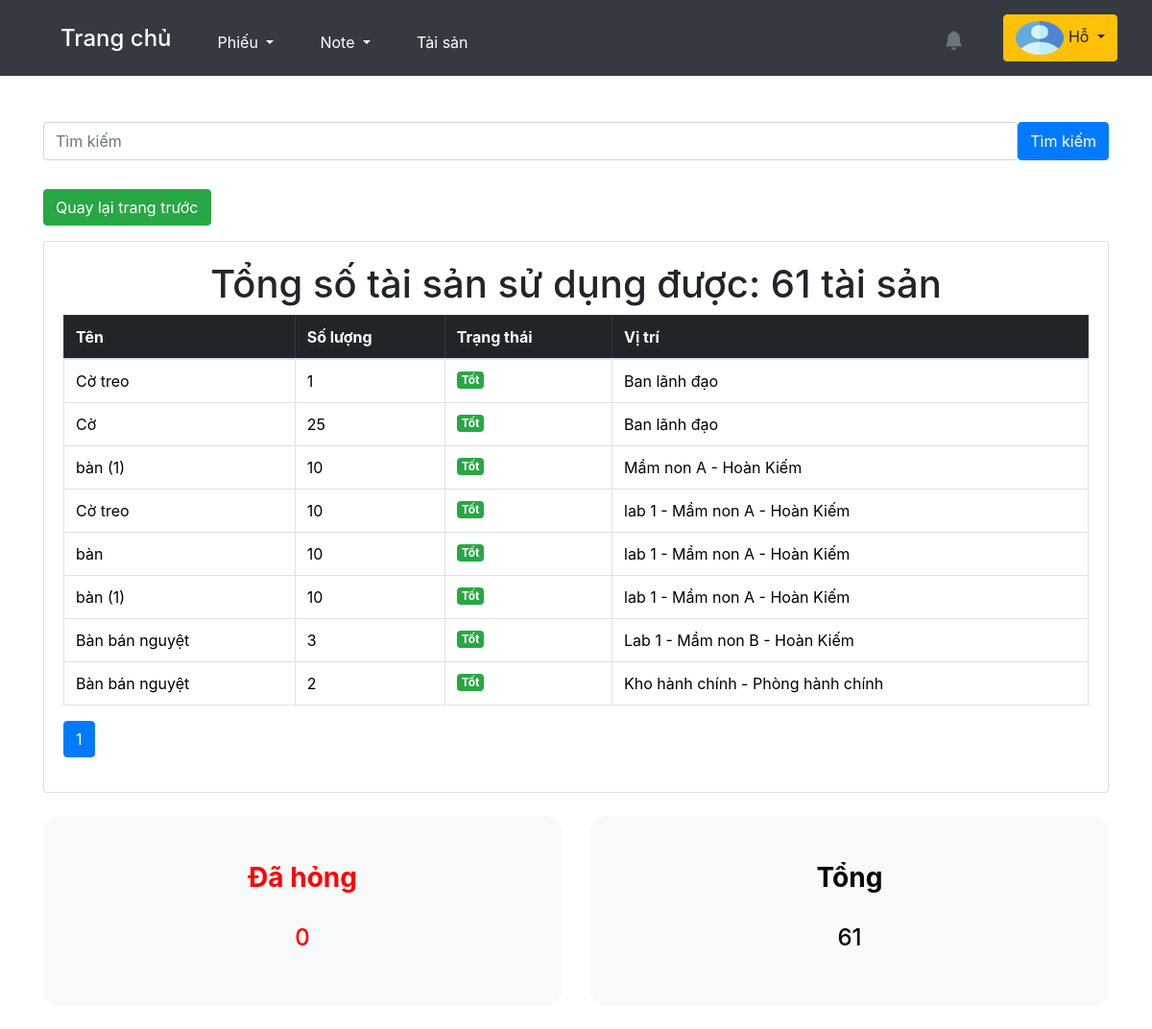
The page /asset/all_active_asset (signed in) on the database its author committed.
### accounts/models.py (models this page shows, shortened)
class User(AbstractUser):
    is_customer = models.BooleanField(default=False)
    is_engineer = models.BooleanField(default=False)
    email = models.EmailField(unique=False)
    username = models.CharField(max_length=1000, unique=True)
    first_name = models.CharField(max_length=20, default='')
    last_name = models.CharField(max_length=100, default='')
    avatar = ProcessedImageField(upload_to=user_directory_path,
                                 processors=[ResizeToFill(500, 500)],
                                 format='PNG',  # Đổi từ JPEG sang PNG
                                 options={'quality': 90},
                                 default='avatars/avt.jpg',
                                 blank=True,
                                 null=True)
    avatar_small = ImageSpecField(source='avatar',
                                  processors=[ResizeToFill(100, 100)],
                                  format='PNG',
                                  options={'quality': 50})
    avatar_medium = ImageSpecField(source='avatar',
                                   processors=[ResizeToFill(500, 500)],
                                   format='PNG',
                                   options={'quality': 90})
    school = models.CharField(max_length=200, null=True)
    PLACES_CHOICES = (
        ('Ban lãnh đạo','Ban lãnh đạo'),
        ('Phòng mầm non 1', 'Phòng mầm non 1'),
        ('Phòng mầm non 2', 'Phòng mầm non 2'),
        ('Phòng mầm non 3', 'Phòng mầm non 3'),
        ('Phòng tiểu học', 'Phòng tiểu học'),
        ('Phòng hành chính', 'Phòng hành chính'),
        ('Ban kiểm soát', 'Ban kiểm soát'),
        ('Phòng kế toán', 'Phòng kế toán'),
        ('Phòng kinh doanh marketing', 'Phòng kinh doanh marketing'),
        ('Phòng nhân sự', 'Phòng nhân sự'),
        ('Học viện Enspire Láng Hạ','Học viện Enspire Láng Hạ'),
        ('Enspire Hải Phòng', 'Enspire Hải Phòng'),
        ('Phòng công nghệ', 'Phòng công nghệ'),
        ('Phòng R&D mầm non', 'Phòng R&D mầm non'),
    )
    work_place = models.CharField(max_length=50, default='', blank=True, null=True)
    date_of_birth = models.DateField(null=True, blank=True)
    phone_regex = RegexValidator (regex=r'^\+?1?\d{9,15}$', message="Lỗi, hãy nhập lại!")
    phone = models.CharField(validators=[phone_regex], max_length=10, blank=True)
    GENDER_CHOICES = (
        ('Nam', 'Male'),
        ('Nữ', 'Female'),
        ('Khác', 'Other'),
    )
    gender = models.CharField(max_length=4, choices=GENDER_CHOICES, blank=True, null=True)
    title = models.CharField(max_length=1000, default='')

### asset/models.py (models this page shows, shortened)
class Asset(models.Model):
    ASSET_STATUS_CHOICES = [
        ('Tốt', 'Tốt'),
        ('Hỏng', 'Hỏng'),
    ]
    name = models.CharField(max_length=150)
    asset_amount = models.IntegerField(validators= [MinValueValidator(1)], default= 1, null=False)
    asset_status = models.CharField(max_length=10, choices=ASSET_STATUS_CHOICES, default= 'Tốt', null=False)
    school = models.ForeignKey(School, on_delete=models.CASCADE, null=True, blank=True)
    lab_room = models.ForeignKey(LabRoom, on_delete=models.CASCADE, null=True, blank=True)
    district = models.ForeignKey(District, on_delete=models.CASCADE, null=True, blank=True)
    department = models.ForeignKey(Department, on_delete=models.CASCADE,related_name='assets', null=True, blank=True)
    created_at = models.DateTimeField(auto_now_add=True, editable=False)

class Department(models.Model):
    name = models.CharField(max_length=50, unique=True)

### asset/views.py (the view)
# urls.py: path('all_active_asset', views.all_active_asset, name = 'all_active_asset'),
@login_required
def all_active_asset(request):
    query = request.GET.get('q')
    departments = Department.objects.all()
    if query:
        departments = departments.filter(
            Q(name__icontains=query) |  # Tìm theo tên phòng ban
            Q(district__school__labroom__asset__name__icontains=query) |  # Tìm theo tên tài sản
            Q(district__school__name__icontains=query)  # Tìm theo tên trường
        ).distinct()
    assets_list = []  # List để chứa các tài sản hỏng
    total_asset_count = 0
    total_active_asset_count = 0
    total_broken_asset_count = 0
    for department in departments:
        department_assets_aggregate = Asset.objects.filter(
            Q(lab_room__school__district__department=department) |
            Q(district__department=department) |
            Q(school__district__department=department) |
            Q(department=department)
        ).aggregate(
            total_amount=Coalesce(Sum('asset_amount'), Value(0)),
            total_active=Coalesce(Sum('asset_amount', filter=Q(asset_status='Tốt')), Value(0)),
            total_broken=Coalesce(Sum('asset_amount', filter=Q(asset_status='Hỏng')), Value(0))
        )
        department_asset_count = department_assets_aggregate['total_amount']
        department_active_asset_count = department_assets_aggregate['total_active']
        department_broken_asset_count = department_assets_aggregate['total_broken']
        total_asset_count += department_asset_count
        total_active_asset_count += department_active_asset_count
        total_broken_asset_count += department_broken_asset_count
        if "Ban lãnh đạo" in department.name:
            for asset in department.assets.filter(asset_status='Tốt'):
                assets_list.append({
                    'type': 'asset',
                    'name': asset.name,
                    'amount': asset.asset_amount,
                    'status': asset.asset_status,
                    'location': f"{department.name}"
                })
        for district in department.district_set.all():
            if "Văn phòng" in district.name or "Kho" in district.name or "Server" in district.name:
                for asset in district.asset_set.filter(asset_status='Tốt'):
                    assets_list.append({
                        'type': 'asset',
                        'name': asset.name,
                        'amount': asset.asset_amount,
                        'status': asset.asset_status,
                        'location': f"{district.name} - {department.name}"
                    })
            for school in district.school_set.all():
                for asset in school.asset_set.filter(asset_status='Tốt'):
                    assets_list.append({
                        'type': 'asset',
                        'name': asset.name,
                        'amount': asset.asset_amount,
                        'status': asset.asset_status,
                        'location': f"{school.name} - {district.name}"
                    })
                for labroom in school.labroom_set.all():
                    for asset in labroom.asset_set.filter(asset_status='Tốt'):
                        assets_list.append({
                            'type': 'asset',
                            'name': asset.name,
                            'amount': asset.asset_amount,
                            'status': asset.asset_status,
                            'location': f"{labroom.name} - {school.name} - {district.name}"
                        })
    paginator = Paginator(assets_list, 50)
    page_number = request.GET.get('page')
    page_obj = paginator.get_page(page_number)
    context = {
        'page_obj': page_obj,
        'total_asset_count': total_asset_count,
        'total_active_asset_count': total_active_asset_count,
        'total_broken_asset_count': total_broken_asset_count,
        'query': query,
    }
    return render(request, 'asset/all_active_asset.html', context)

### templates/asset/all_active_asset.html (shortened to what this page needs)
{% extends "base.html" %}
{% load widget_tweaks %}
{% load humanize %}
{% block content %}
{% load static %}
<link href="https://cdn.jsdelivr.net/npm/bootstrap@5.3.2/dist/css/bootstrap.min.css" rel="stylesheet">
<link rel="stylesheet" href="https://maxcdn.bootstrapcdn.com/bootstrap/4.0.0/css/bootstrap.min.css">
    <div id="content" style="display:none;">
<center>
<form method="GET" action="{% url 'all_active_asset' %}">
    <div class="search-container">
    <input class="form-control" name="q" type="text" placeholder="Tìm kiếm" {% if query %}value="{{ query }}"{% endif %} style="width: 1020px; height: 40px;" ><button class="btn btn-primary">Tìm kiếm</button>
    </div>
</form>
</center>
<a href="{% url 'view_department' %}" class="btn btn-success" >Quay lại trang trước</a>
<div class="card">
    <div class="card-body">
        <center><h1>Tổng số tài sản sử dụng được: {{total_active_asset_count}} tài sản</h1></center>
        <div class="table-responsive">
            <table class="table table-bordered">
                <thead class="table-dark">
                        <tr>
                            <th>Tên</th>
                            <th>Số lượng</th>
                            <th>Trạng thái</th>
                            <th>Vị trí</th>
                        </tr>
                    </thead>
                    <tbody>
                        {% for item in page_obj.object_list %}
                            <tr>
                                <td>{{ item.name }}</td>
                                <td>{{ item.amount }}</td>
                                <td>
                                    <span class="badge bg-success">Tốt</span>
                                </td>
                                <td>{{ item.location }}</td>
                            </tr>
                        {% endfor %}
                    </tbody>
                </table>
<nav aria-label="Page navigation">
    <ul class="pagination">
        {% for num in page_obj.paginator.page_range %}
        {% if page_obj.number == num %}
        <li class="page-item active"><a class="page-link" href="#">{{ num }}</a></li>
        {% elif num > page_obj.number|add:'-3' and num < page_obj.number|add:'3' %}
        <li class="page-item"><a class="page-link" href="?page={{ num }}{% if query %}&q={{ query }}{% endif %}">{{ num }}</a></li>
        {% endif %}
        {% endfor %}
    </ul>
</nav>
</div>
</div>
</div>
    <br>
<center><div>
    <div class="row">
        <div class="col-sm-12 col-md-6">
            <a href="{% url 'all_broken_asset' %}" class="broken_assets">
            <div class="p-5 mb-4 bg-light rounded-4">
                <div class="container-fluid py-10">
                    <h3 class="display-10 fw-bold">Đã hỏng<br></h3><br><h4>{{total_broken_asset_count}}</h4>
                </div>
            </div>
            </a>
        </div>
        <div class="col-sm-12 col-md-6">
            <a  href="{% url 'all_asset' %}" class="all_assets">
                <div class="p-5 mb-4 bg-light rounded-4">
                    <div class="container-fluid py-10">
                        <h3 class="display-10 fw-bold">Tổng</h3><br><h4>{{total_asset_count}}</h4>
                    </div>
                </div>
            </a>
        </div>
{% endblock %}

### templates/base.html (shortened to what this page needs)
<!DOCTYPE html>
<html lang="vi">
{% load static %}
{% load widget_tweaks %}
<head>
{% load bootstrap_icons %}
<link rel="stylesheet" href="https://cdn.jsdelivr.net/npm/bootstrap-icons@1.2.1/font/bootstrap-icons.css">
<link rel="stylesheet" href="{% static 'bootstrap_icons/css/bootstrap_icons.css' %}">
<link href="https://cdn.jsdelivr.net/npm/bootstrap@5.3.2/dist/css/bootstrap.min.css" rel="stylesheet">
<link rel="stylesheet" type="text/css" href="https://cdnjs.cloudflare.com/ajax/libs/toastr.js/latest/css/toastr.min.css">
</head>
<body>
    <nav class="navbar navbar-expand-lg navbar-dark sticky-top bg-dark">
	<div class=" d-flex align-items-left">
        <div class="container-fluid">
	<div class="d-flex align-items-center">
            <div class="collapse navbar-collapse" id="navbarSupportedContent">
                {% if request.user.is_customer %}
		&emsp;<strong><h4><a class="nav-link active" aria-current="page" href="/" style="color: white;">Trang chủ</a></h4></strong>
                &emsp;<div class="nav-item dropdown"><a class="nav-link active dropdown-toggle" href="#" id="navbarDropdown" role="button"
                    data-bs-toggle="dropdown" aria-expanded="false" style="color: white;">
                        Phiếu
                    </a>
                    <ul class="dropdown-menu" aria-labelledby="navbarDropdown">
                        <li><a class="btn dropdown-item" href="{% url 'create_ticket' %}">Tạo phiếu</a></li>
                        <li><a class="btn dropdown-item" href="{% url 'customer_active_tickets' %}">Phiếu chờ xử lý</a></li>
                        <li><a class="btn dropdown-item" href="{% url 'customer_resolved_tickets' %}">Phiếu đã xử lý</a></li>
                        <li><a class="btn dropdown-item" href="{% url 'customer_view_tickets' %}">Tất cả phiếu</a></li>
                    </ul>
                    </div>
                    {% elif request.user.is_engineer %}
		    &emsp;<strong><h4><a class="nav-link active" aria-current="page" href="/" style="color: white;">Trang chủ</a></h4></strong>
                    &emsp;<div class="nav-item dropdown"><a class="nav-link active dropdown-toggle" href="#" id="navbarDropdown" role="button"
                        data-bs-toggle="dropdown" aria-expanded="false" style="color: white;">
                            Phiếu
                        </a>
                        </div>
                    {% endif %}
                 &emsp;<div class="nav-item dropdown"><a class="nav-link active dropdown-toggle" href="#" id="navbarDropdown" role="button"
                    data-bs-toggle="dropdown" aria-expanded="false" style="color: white;">
                        Note
                    </a>
                </div>
                 &emsp;<a class="nav-link active" aria-current="page" href="{% url 'view_department' %}" style="color: white;">Tài sản</a>
            </div>
        </div>
</div>
</div>
                <div class="ms-auto d-flex align-items-center" style="margin-right: 15px;">
                    <div id="notification-container">
                        <button class="btn btn-warning position-relative" id="bellIcon" onclick="toggleNotificationDropdown(event)" style="background: none; border: none; color: #6c757d; padding: 8px 12px;">
                            <i class="bi bi-bell-fill fs-5"></i>
                        </button>
                    </div>
                </div>
                    <button type="button" class="btn btn-warning dropdown-toggle text-wrap-button" style='max-width:150px; max-height: 50px; margin-right: 20px;' data-bs-toggle="dropdown" data-bs-display="static" aria-expanded="false">
                            <img src="{% if request.user.avatar %}{{ request.user.avatar.url }}{% else %}{% static 'media/avatars/avt.jpg' %}{% endif %}" class="avatar" alt="avatar">
                            <span class="user-name">{{request.user.first_name}}</span>
                        </button>
    </nav>
<div class="container mt-5">
    {% block content %}
    {% endblock content %}
</div>
</body>
</html>

### templates/base.html (style rules this page uses)
html, body { height: 100%; background-image: url('/static/media/pexels-eberhard-grossgasteiger-2310713.jpg'); background-size:cover ; background-position: relative; background-repeat:repeat; height: fit-content; margin-bottom: auto; }
.avatar { max-width: 50px; max-height: 35px; width: 50px; height: 35px; border-radius: 10%; }
#notification-container { display: block; margin-top: 5px; }
#notification-container { position: relative; margin-right: 15px; }
.navbar-collapse { display: flex; justify-content: space-between; align-items: center; }

### templates/asset/all_active_asset.html (style rules this page uses)
html, body { height: 100%; margin: 0; padding: 0; overflow: hidden; background-image: url('/static/media/pexels-eberhard-grossgasteiger-2310713.jpg'); background-size: cover; background-repeat: repeat; width: 100%; }
.avatar { max-width: 50px; max-height: 35px; width: 50px; height: 35px; border-radius: 10%; }
.search-container { position:relative; display:flex; margin-bottom: 30px; }
a.broken_assets { text-decoration: none; color: red; }
a.all_assets { text-decoration: none; color:black; }

### rows shown on the page
User: avatar (picture), user.first_name "Hỗ"
Asset: name "Cờ treo"
Department: location "Ban lãnh đạo" "Ban lãnh đạo"
Asset: name "Cờ"
Asset: name "bàn (1)" "bàn (1)"
Asset: name "Cờ treo"
Asset: name "bàn"
Asset: name "Bàn bán nguyệt"
Asset: name "Bàn bán nguyệt"

### other values the page prints
{{ total_active_asset_count }} "61"
{{ item.amount }} "1" "25" "10" "10" "10" "10" "3" "2"
{{ item.location }} "Mầm non A - Hoàn Kiếm" "lab 1 - Mầm non A - Hoàn Kiếm" "lab 1 - Mầm non A - Hoàn Kiếm" "lab 1 - Mầm non A - Hoàn Kiếm" "Lab 1 - Mầm non B - Hoàn Kiếm" "Kho hành chính - Phòng hành chính"
{{ num }} "1"
{{ total_broken_asset_count }} "0"
{{ total_asset_count }} "61"
